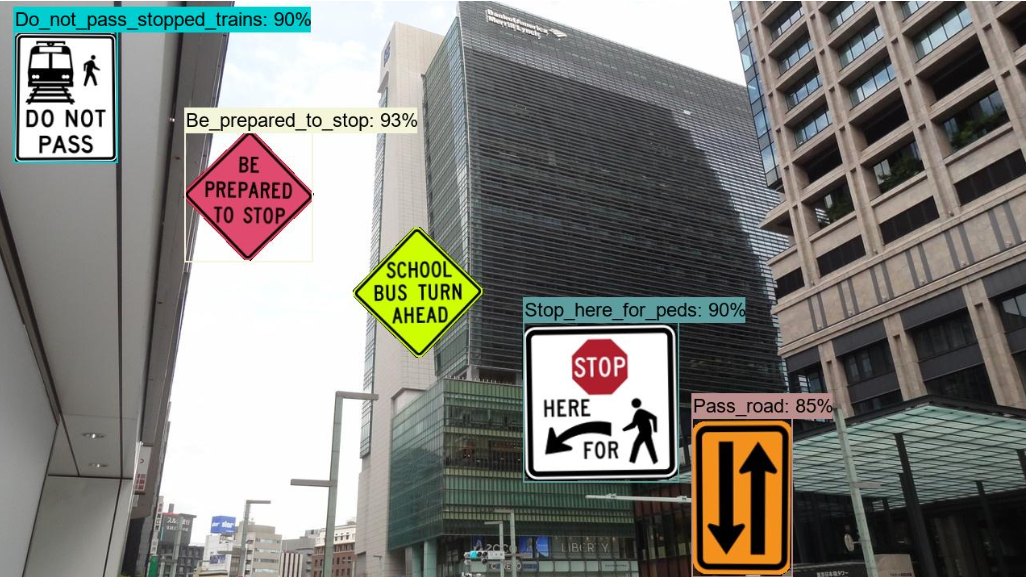
#> input picture input_images/sample.png, 1026 x 577 px
$ python ImageContrastAdjuster.py
#> lines starting #> are read from the running program, lines starting #| are printed output that depends on the picture
# Copyright 2023 antillia.com Toshiyuki Arai
#
# Licensed under the Apache License, Version 2.0 (the "License");
# you may not use this file except in compliance with the License.
# You may obtain a copy of the License at
#
#    http://www.apache.org/licenses/LICENSE-2.0
#
# Unless required by applicable law or agreed to in writing, software
# distributed under the License is distributed on an "AS IS" BASIS,
# WITHOUT WARRANTIES OR CONDITIONS OF ANY KIND, either express or implied.
# See the License for the specific language governing permissions and
# limitations under the License.
#

# ImageContrastAdjuster.py
#
# 2023/02/01


import os
import numpy as np
from  PIL import Image
import cv2
import traceback

class ImageContrastAdjuster:

  def __init__(self):
    pass


  # Return PIL Image
  def read(self, image_file, alpha=1.5, beta=40, image_scaling=3.0):
#> called with image_file = './input_images/sample.png', alpha = 1.5, beta = 40, image_scaling = 3
    print("--- ImageContrastAdjunster image_file {}".format(image_file))

    buf = np.fromfile(image_file, np.uint8)
    img = cv2.imdecode(buf, cv2.IMREAD_UNCHANGED)
#> img is the input picture: shape (577, 1026, 4); mean B, G, R, A 123.6, 129.1, 129.6, 255
    # PIL Image
    img = Image.fromarray(img)
    return self.apply(img, alpha, beta, image_scaling)


  # brightness and contrast adjuster for PIL_Image
  def apply(self, image,  alpha=1.5, beta=40, image_scaling=3.0):
    # PIL image -> OpenCV Image
#> called with alpha = 1.5, beta = 40, image_scaling = 3
    img = np.array(image)

    img  = cv2.resize(img, dsize=None, fx=image_scaling, fy=image_scaling)
#> img: shape (1731, 3078, 4)

    img = cv2.convertScaleAbs(img, alpha=alpha, beta=beta)
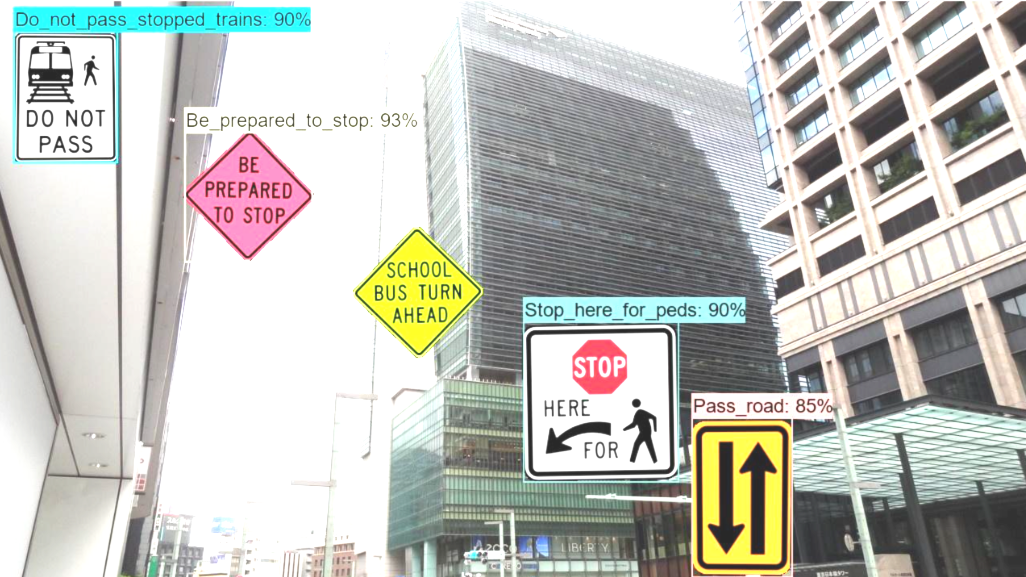
#> img: shape (1731, 3078, 4) (shown at 1/3 size); mean B, G, R, A 188.3, 194.2, 192.8, 255

    # OpenCV Image -> PIL Image
    img = Image.fromarray(img)

    img = img.convert('RGB')
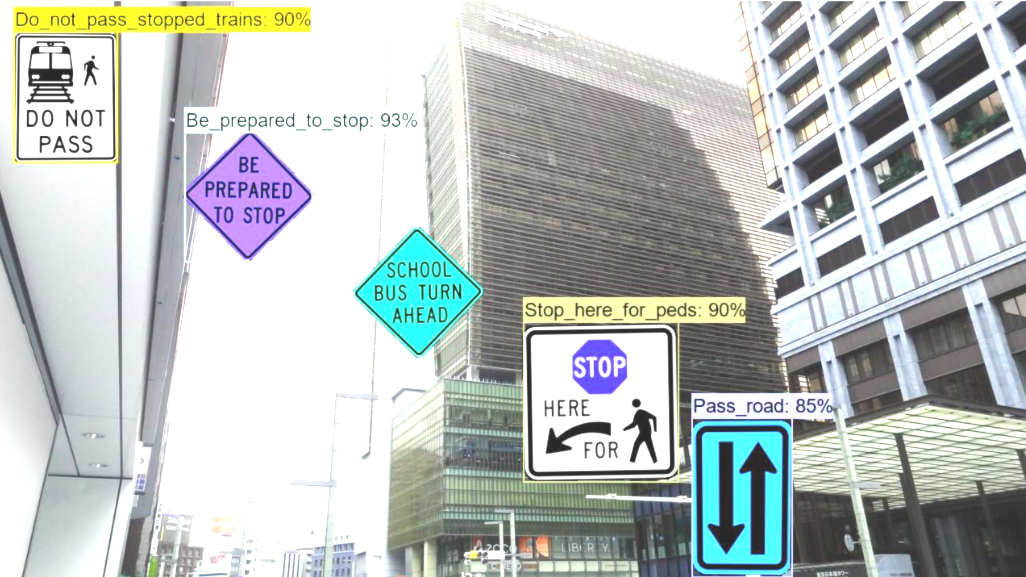
#> img: PIL image 3078x1731 RGB (shown at 1/3 size); mean R, G, B 188.3, 194.2, 192.8

    return img

if __name__ == "__main__":
  try:
    image_file = "./input_images/sample.png"
    output_dir = "./output_images"
    if not os.path.exists(output_dir):
      os.makedirs(output_dir)

    adjuster = ImageContrastAdjuster()
    alpha = 1.5
    beta  = 40
    image_scaling = 3.0
    img = adjuster.read(image_file,  alpha, beta, image_scaling)
    img.show()

    basename = os.path.basename(image_file)
    output_file = os.path.join(output_dir, "constrast_adjust_" + basename)

    img.save(output_file, format="PNG")
    print("--- Saved {}".format(output_file))
  except:
    traceback.print_exc()
